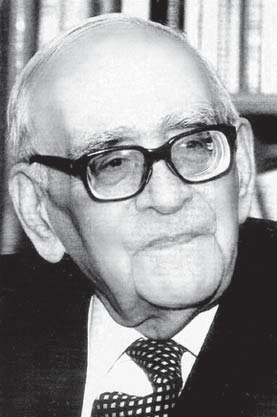
#> input picture PyLearn7-Assignment26/6) black tape/Mahmoud_Hesabi.png, 277 x 417 px
$ python black_tape.py
#> lines starting #> are read from the running program, lines starting #| are printed output that depends on the picture; after the words box and inside, x2 and y2 are one past the last pixel; in counts of white or black regions, pixels touching at a corner belong together
import cv2


image = cv2.imread("Mahmoud_Hesabi.png")
#> image is the input picture: shape (417, 277, 3); mean B, G, R 149.2, 147.8, 147.9
color = 255

for row in range(image.shape[0]):
    for col in range(image.shape[1]):
        if image.shape[1]-col-200<row<image.shape[1]-col-160:
            image[row][col] = 0
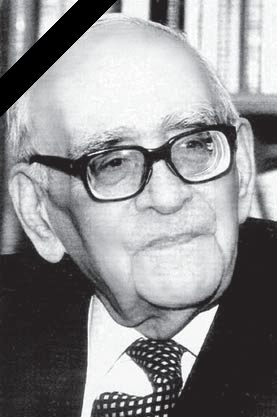
#> image: shape (417, 277, 3); 3.31% of pixels changed, all inside (x1, y1, x2, y2) = (0, 0, 117, 117)

cv2.imshow("", image)
cv2.waitKey()
cv2.imwrite("result.jpg", image)
